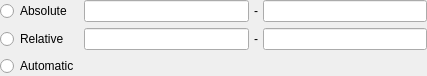
<?xml version="1.0" encoding="UTF-8"?>
<ui version="4.0">
 <class>CurveAxisScaleWidget</class>
 <widget class="QWidget" name="CurveAxisScaleWidget">
  <property name="geometry">
   <rect>
    <x>0</x>
    <y>0</y>
    <width>427</width>
    <height>75</height>
   </rect>
  </property>
  <property name="sizePolicy">
   <sizepolicy hsizetype="Preferred" vsizetype="Preferred">
    <horstretch>0</horstretch>
    <verstretch>0</verstretch>
   </sizepolicy>
  </property>
  <property name="windowTitle">
   <string>Form</string>
  </property>
  <layout class="QGridLayout" name="gridLayout">
   <property name="horizontalSpacing">
    <number>5</number>
   </property>
   <property name="margin">
    <number>0</number>
   </property>
   <item row="0" column="0">
    <widget class="QRadioButton" name="radioButtonAbsolute">
     <property name="toolTip">
      <string>Absolute axis scale</string>
     </property>
     <property name="text">
      <string>Absolute</string>
     </property>
    </widget>
   </item>
   <item row="2" column="0">
    <widget class="QRadioButton" name="radioButtonAuto">
     <property name="toolTip">
      <string>Automatic axis scale</string>
     </property>
     <property name="text">
      <string>Automatic</string>
     </property>
    </widget>
   </item>
   <item row="1" column="0">
    <widget class="QRadioButton" name="radioButtonRelative">
     <property name="toolTip">
      <string>Relative axis scale</string>
     </property>
     <property name="text">
      <string>Relative</string>
     </property>
    </widget>
   </item>
   <item row="0" column="2">
    <widget class="QLabel" name="label">
     <property name="text">
      <string>-</string>
     </property>
     <property name="alignment">
      <set>Qt::AlignCenter</set>
     </property>
    </widget>
   </item>
   <item row="0" column="1">
    <widget class="QLineEdit" name="lineEditAbsoluteMinimum"/>
   </item>
   <item row="0" column="3">
    <widget class="QLineEdit" name="lineEditAbsoluteMaximum"/>
   </item>
   <item row="1" column="1">
    <widget class="QLineEdit" name="lineEditRelativeMinimum"/>
   </item>
   <item row="1" column="3">
    <widget class="QLineEdit" name="lineEditRelativeMaximum"/>
   </item>
   <item row="1" column="2">
    <widget class="QLabel" name="label_2">
     <property name="text">
      <string>-</string>
     </property>
     <property name="alignment">
      <set>Qt::AlignCenter</set>
     </property>
    </widget>
   </item>
  </layout>
 </widget>
 <resources/>
 <connections/>
</ui>
